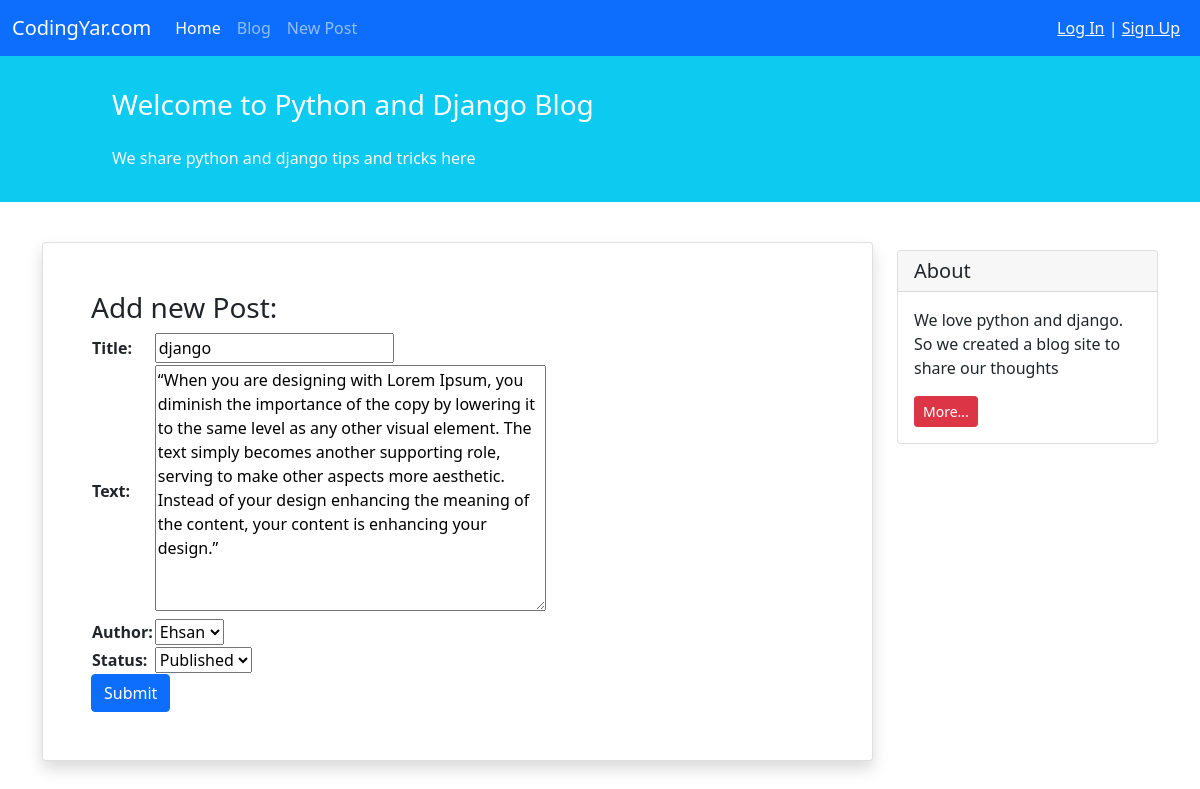
Screenshot of /blog/4/update/ with the database file from the repository.
### blog/models.py (models this page shows, shortened)
class Post(models.Model):
    STATUS_CHOICES = (
        ('pub', 'Published'),
        ('drf', 'Draft')
    )
    title = models.CharField(max_length=100)
    text = models.TextField()
    author = models.ForeignKey('auth.User', on_delete=models.CASCADE)
    datetime_created = models.DateTimeField(auto_now_add=True)
    datetime_modified = models.DateTimeField(auto_now=True)
    status = models.CharField(choices=STATUS_CHOICES, max_length=3)

### blog/views.py (the view)
# urls.py: path('<int:pk>/update/', views.PostUpdateView.as_view(), name='post_update'),
class PostUpdateView(generic.UpdateView):
    model = Post
    form_class = NewPostForm
    template_name = 'blog/post_create.html'

### blog/forms.py
class NewPostForm(forms.ModelForm):
    class Meta:
        model = Post
        fields = ['title', 'text', 'author', 'status']

### blog/templates/blog/post_create.html (shortened to what this page needs)
{% extends '_base.html' %}
{% block content %}
    <div class="container mt-4">
        <div class="row">
            <div class="col-9">
                <div class="card shadow my-3 p-5">
                    <h3>Add new Post:</h3>
                    <form method="POST">
                        <table>
                            {{ form.as_table }}
                        </table>
                        <button type="submit" class="btn btn-primary">Submit</button>
                    </form>
                </div>
            </div>
            <div class="col-3">
                <div class="card my-4">
                    <h5 class="card-header">About</h5>
                    <div class="card-body">
                        <p class="card-text">We love python and django. So we created a blog site to share our
                            thoughts</p>
                        <a href="#"
                           class="btn btn-sm btn-danger">
                            More...
                        </a>
                    </div>
                </div>
            </div>
        </div>
    </div>
{% endblock content %}

### rows the page displays
Post: title "django", text "“When you are designing with Lorem Ipsum, you diminish the importance of the copy by lowering it to the same level as any other visual element. The text simply becomes another supporting role, serving to make other aspects more aesthetic. Instead of your design enhancing the meaning of the content, your content is enhancing your design.”", author "Ehsan", status "Published"
